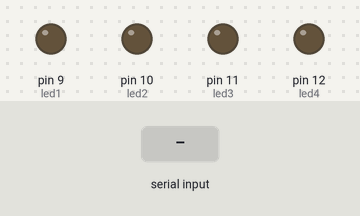
A sketch run on a simulated Arduino Uno, built with avr-gcc and run on an emulated ATmega328P. Parts: output pins drawn as LEDs (lit = HIGH). Inputs (shaded band) come from the test bench.

Above: at 1.2 s.
1.3 s: "1\n" received over Serial
At 2.5 s:
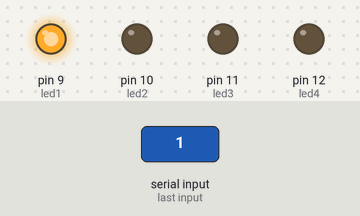
2.8 s: "2\n" received over Serial
At 3.9 s:
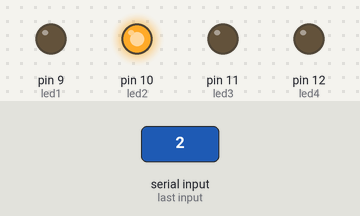
4.3 s: "3\n" received over Serial
At 5.0 s:
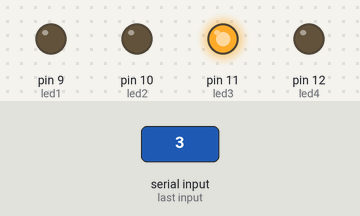
5.8 s: "4\n" received over Serial
At 6.2 s:
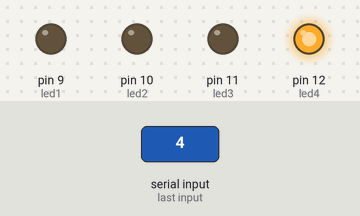
7.3 s: "90,45\n" received over Serial
At 8.5 s:
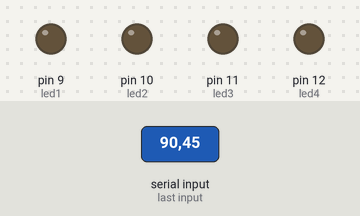
Timing chart, 0 to 9.8 s (numbered marks = the images above; inputs shaded):
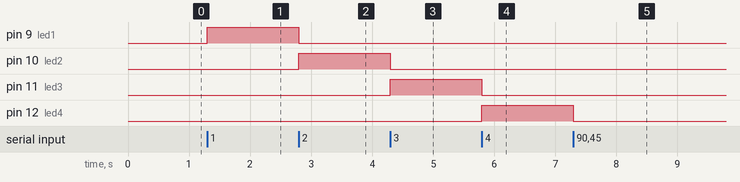

The sketch:

control_arduino.ino
```cpp
int x;
int led1 = 9;
int led2 = 10;
int led3 = 11;
int led4 = 12;

void setup() {
  Serial.begin(115200);
  Serial.setTimeout(1);
  pinMode(led1, OUTPUT);
  pinMode(led2, OUTPUT);
  pinMode(led3, OUTPUT);
  pinMode(led4, OUTPUT);
  turn_everything_off();
}

void turn_everything_off() {

  for (int i=led1; i<=led4; i+=1){
      digitalWrite(i, LOW);
    }

}


void loop() {
  while (!Serial.available());

  turn_everything_off();

  x = Serial.readString().toInt();
  Serial.end();


  // digitalWrite(9,HIGH);

  // TODO: add cases to light up specific LEDs
  // when reading a prediction

  // Forward
  if (x == 1){
    Serial.print("Received forward command");
    digitalWrite(led1, HIGH);
  }

  // Stop
  else if (x == 2){
    Serial.print("Received stop command");
    digitalWrite(led2, HIGH);
  }

  // Turn left
  else if (x == 3){
    Serial.print("Received turn left command");
    digitalWrite(led3, HIGH);
  }

  // Turn right
  else if (x == 4){
    Serial.print("Received turn right command");
    digitalWrite(led4, HIGH);
  }

  else{
    turn_everything_off();
    Serial.print("Invalid command");
  }

  // Serial.flush();
  Serial.begin(115200);


}
```

Measured:
- after the input at 1.3 s, pin 9 (led1): LOW → HIGH at once
- after the input at 2.8 s, pin 9 (led1): HIGH → LOW at once; pin 10 (led2): LOW → HIGH at once
- after the input at 4.3 s, pin 10 (led2): HIGH → LOW at once; pin 11 (led3): LOW → HIGH at once
- after the input at 5.8 s, pin 11 (led3): HIGH → LOW at once; pin 12 (led4): LOW → HIGH at once
- after the input at 7.3 s, pin 12 (led4): HIGH → LOW at once
